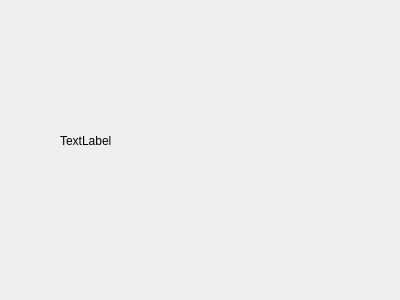
<?xml version="1.0" encoding="UTF-8"?>
<ui version="4.0">
 <class>Dialog</class>
 <widget class="QDialog" name="Dialog">
  <property name="geometry">
   <rect>
    <x>0</x>
    <y>0</y>
    <width>400</width>
    <height>300</height>
   </rect>
  </property>
  <property name="windowTitle">
   <string>Dialog</string>
  </property>
  <widget class="QLabel" name="label">
   <property name="geometry">
    <rect>
     <x>60</x>
     <y>30</y>
     <width>281</width>
     <height>221</height>
    </rect>
   </property>
   <property name="text">
    <string>TextLabel</string>
   </property>
  </widget>
 </widget>
 <resources/>
 <connections/>
</ui>
